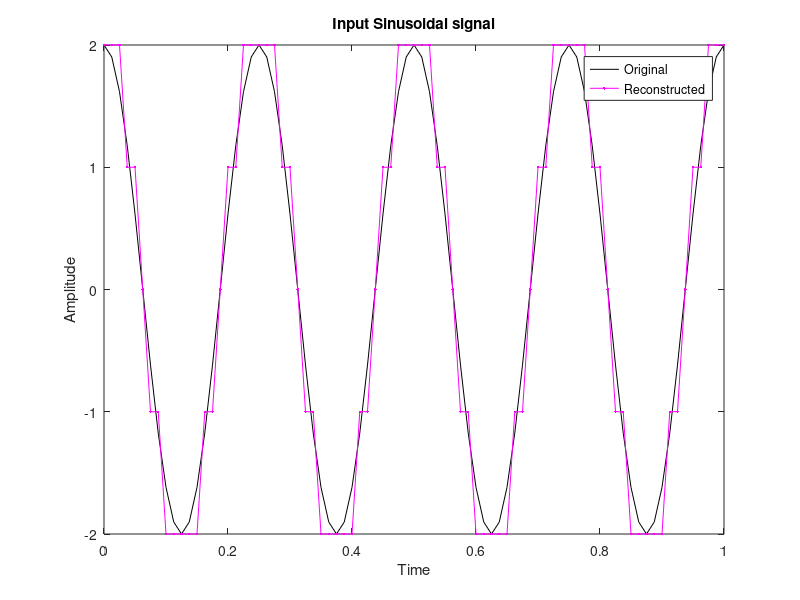
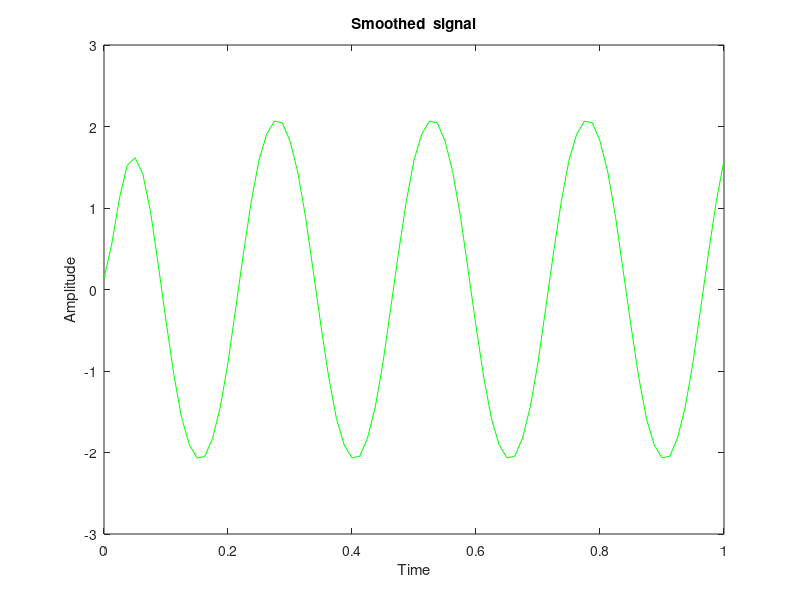

Reproduce these figures in MATLAB, in order.
clear;
%DPCM Transmitter and Reciever
%Input Sinusoidal signal
fm=4;%frequency
fs=20*fm;%sampling frequncy
am=2;%amplitude
t=0:1/fs:1%time
x=am*cos(2*pi*fm*t)%Sinusoidal signal
figure(1);
plot(t,x,'k-');hold on;
xlabel("Time");
ylabel("Amplitude");
title("Input Sinusoidal signal");
for n=1:length(x)
    if n==1
        e(n)=x(n);
        eq(n)=round(e(n));
        xq(n)=eq(n);
    else
        e(n)=x(n)-xq(n-1);
        eq(n)=round(e(n));
        xq(n)=eq(n)+xq(n-1);
    end
    

end

%DPCM reciever
for n=1:length(x)
    if n==1
        xqr(n)=eq(n);
    else
        xqr(n)=eq(n)+xqr(n-1);
    end
    

end
plot(t,xqr,'m.-');
xlabel("Time");
ylabel("Amplitude");
%title("Reconstructed signal");
legend("Original","Reconstructed");

% Low Pass Filtering
[num den]=butter(2,4*fm/fs);%ButterFilter
rec_op=filter(num,den,xqr);%LPF

figure(2);
plot(t,rec_op,'g-');
xlabel('Time');
ylabel('Amplitude');
title('Smoothed  signal');